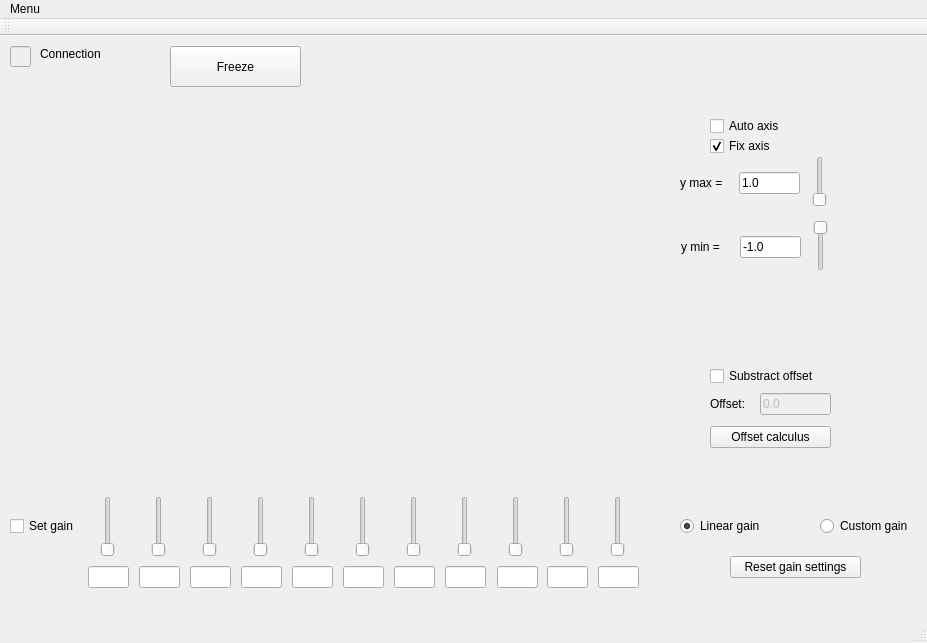
<?xml version="1.0" encoding="UTF-8"?>
<ui version="4.0">
 <class>MainWindow</class>
 <widget class="QMainWindow" name="MainWindow">
  <property name="geometry">
   <rect>
    <x>0</x>
    <y>0</y>
    <width>927</width>
    <height>643</height>
   </rect>
  </property>
  <property name="windowTitle">
   <string>MainWindow</string>
  </property>
  <widget class="QWidget" name="centralWidget">
   <widget class="QLineEdit" name="ColorBox">
    <property name="enabled">
     <bool>false</bool>
    </property>
    <property name="geometry">
     <rect>
      <x>10</x>
      <y>10</y>
      <width>21</width>
      <height>21</height>
     </rect>
    </property>
   </widget>
   <widget class="QLabel" name="Label_connection">
    <property name="geometry">
     <rect>
      <x>40</x>
      <y>10</y>
      <width>111</width>
      <height>16</height>
     </rect>
    </property>
    <property name="text">
     <string>Connection</string>
    </property>
   </widget>
   <widget class="QCustomPlot" name="customPlot" native="true">
    <property name="geometry">
     <rect>
      <x>50</x>
      <y>80</y>
      <width>581</width>
      <height>221</height>
     </rect>
    </property>
   </widget>
   <widget class="QCustomPlot" name="gain_plot" native="true">
    <property name="geometry">
     <rect>
      <x>50</x>
      <y>330</y>
      <width>581</width>
      <height>121</height>
     </rect>
    </property>
   </widget>
   <widget class="QSlider" name="G1">
    <property name="geometry">
     <rect>
      <x>100</x>
      <y>460</y>
      <width>16</width>
      <height>61</height>
     </rect>
    </property>
    <property name="orientation">
     <enum>Qt::Vertical</enum>
    </property>
   </widget>
   <widget class="QSlider" name="G2">
    <property name="geometry">
     <rect>
      <x>151</x>
      <y>460</y>
      <width>16</width>
      <height>61</height>
     </rect>
    </property>
    <property name="orientation">
     <enum>Qt::Vertical</enum>
    </property>
   </widget>
   <widget class="QSlider" name="G3">
    <property name="geometry">
     <rect>
      <x>202</x>
      <y>460</y>
      <width>16</width>
      <height>61</height>
     </rect>
    </property>
    <property name="orientation">
     <enum>Qt::Vertical</enum>
    </property>
   </widget>
   <widget class="QSlider" name="G4">
    <property name="geometry">
     <rect>
      <x>253</x>
      <y>460</y>
      <width>16</width>
      <height>61</height>
     </rect>
    </property>
    <property name="orientation">
     <enum>Qt::Vertical</enum>
    </property>
   </widget>
   <widget class="QSlider" name="G5">
    <property name="geometry">
     <rect>
      <x>304</x>
      <y>460</y>
      <width>16</width>
      <height>61</height>
     </rect>
    </property>
    <property name="orientation">
     <enum>Qt::Vertical</enum>
    </property>
   </widget>
   <widget class="QSlider" name="G6">
    <property name="geometry">
     <rect>
      <x>355</x>
      <y>460</y>
      <width>16</width>
      <height>61</height>
     </rect>
    </property>
    <property name="orientation">
     <enum>Qt::Vertical</enum>
    </property>
   </widget>
   <widget class="QSlider" name="G7">
    <property name="geometry">
     <rect>
      <x>406</x>
      <y>460</y>
      <width>16</width>
      <height>61</height>
     </rect>
    </property>
    <property name="orientation">
     <enum>Qt::Vertical</enum>
    </property>
   </widget>
   <widget class="QSlider" name="G8">
    <property name="geometry">
     <rect>
      <x>457</x>
      <y>460</y>
      <width>16</width>
      <height>61</height>
     </rect>
    </property>
    <property name="orientation">
     <enum>Qt::Vertical</enum>
    </property>
   </widget>
   <widget class="QSlider" name="G9">
    <property name="geometry">
     <rect>
      <x>508</x>
      <y>460</y>
      <width>16</width>
      <height>61</height>
     </rect>
    </property>
    <property name="orientation">
     <enum>Qt::Vertical</enum>
    </property>
   </widget>
   <widget class="QSlider" name="G10">
    <property name="geometry">
     <rect>
      <x>559</x>
      <y>460</y>
      <width>16</width>
      <height>61</height>
     </rect>
    </property>
    <property name="orientation">
     <enum>Qt::Vertical</enum>
    </property>
   </widget>
   <widget class="QSlider" name="G11">
    <property name="geometry">
     <rect>
      <x>610</x>
      <y>460</y>
      <width>16</width>
      <height>61</height>
     </rect>
    </property>
    <property name="orientation">
     <enum>Qt::Vertical</enum>
    </property>
   </widget>
   <widget class="QRadioButton" name="radio_linear_gain">
    <property name="geometry">
     <rect>
      <x>680</x>
      <y>480</y>
      <width>100</width>
      <height>20</height>
     </rect>
    </property>
    <property name="text">
     <string>Linear gain</string>
    </property>
    <property name="checked">
     <bool>true</bool>
    </property>
   </widget>
   <widget class="QRadioButton" name="radio_custom_gain">
    <property name="geometry">
     <rect>
      <x>820</x>
      <y>480</y>
      <width>100</width>
      <height>20</height>
     </rect>
    </property>
    <property name="text">
     <string>Custom gain</string>
    </property>
    <property name="checked">
     <bool>false</bool>
    </property>
   </widget>
   <widget class="QLineEdit" name="GT1">
    <property name="geometry">
     <rect>
      <x>88</x>
      <y>530</y>
      <width>41</width>
      <height>22</height>
     </rect>
    </property>
    <property name="text">
     <string/>
    </property>
   </widget>
   <widget class="QLineEdit" name="GT2">
    <property name="geometry">
     <rect>
      <x>139</x>
      <y>530</y>
      <width>41</width>
      <height>22</height>
     </rect>
    </property>
    <property name="text">
     <string/>
    </property>
   </widget>
   <widget class="QLineEdit" name="GT3">
    <property name="geometry">
     <rect>
      <x>190</x>
      <y>530</y>
      <width>41</width>
      <height>22</height>
     </rect>
    </property>
    <property name="text">
     <string/>
    </property>
   </widget>
   <widget class="QLineEdit" name="GT4">
    <property name="geometry">
     <rect>
      <x>241</x>
      <y>530</y>
      <width>41</width>
      <height>22</height>
     </rect>
    </property>
    <property name="text">
     <string/>
    </property>
   </widget>
   <widget class="QLineEdit" name="GT5">
    <property name="geometry">
     <rect>
      <x>292</x>
      <y>530</y>
      <width>41</width>
      <height>22</height>
     </rect>
    </property>
    <property name="text">
     <string/>
    </property>
   </widget>
   <widget class="QLineEdit" name="GT6">
    <property name="geometry">
     <rect>
      <x>343</x>
      <y>530</y>
      <width>41</width>
      <height>22</height>
     </rect>
    </property>
    <property name="text">
     <string/>
    </property>
   </widget>
   <widget class="QLineEdit" name="GT7">
    <property name="geometry">
     <rect>
      <x>394</x>
      <y>530</y>
      <width>41</width>
      <height>22</height>
     </rect>
    </property>
    <property name="text">
     <string/>
    </property>
   </widget>
   <widget class="QLineEdit" name="GT8">
    <property name="geometry">
     <rect>
      <x>445</x>
      <y>530</y>
      <width>41</width>
      <height>22</height>
     </rect>
    </property>
    <property name="text">
     <string/>
    </property>
   </widget>
   <widget class="QLineEdit" name="GT9">
    <property name="geometry">
     <rect>
      <x>497</x>
      <y>530</y>
      <width>41</width>
      <height>22</height>
     </rect>
    </property>
    <property name="text">
     <string/>
    </property>
   </widget>
   <widget class="QLineEdit" name="GT10">
    <property name="geometry">
     <rect>
      <x>547</x>
      <y>530</y>
      <width>41</width>
      <height>22</height>
     </rect>
    </property>
    <property name="text">
     <string/>
    </property>
   </widget>
   <widget class="QLineEdit" name="GT11">
    <property name="geometry">
     <rect>
      <x>598</x>
      <y>530</y>
      <width>41</width>
      <height>22</height>
     </rect>
    </property>
    <property name="text">
     <string/>
    </property>
   </widget>
   <widget class="QPushButton" name="pushButton">
    <property name="geometry">
     <rect>
      <x>730</x>
      <y>520</y>
      <width>131</width>
      <height>22</height>
     </rect>
    </property>
    <property name="text">
     <string>Reset gain settings</string>
    </property>
   </widget>
   <widget class="QCheckBox" name="checkBox_set_gain">
    <property name="geometry">
     <rect>
      <x>10</x>
      <y>480</y>
      <width>85</width>
      <height>20</height>
     </rect>
    </property>
    <property name="text">
     <string>Set gain</string>
    </property>
   </widget>
   <widget class="QCheckBox" name="checkBox_substract_offset">
    <property name="geometry">
     <rect>
      <x>710</x>
      <y>330</y>
      <width>121</width>
      <height>20</height>
     </rect>
    </property>
    <property name="text">
     <string>Substract offset</string>
    </property>
   </widget>
   <widget class="QLabel" name="label_offset">
    <property name="geometry">
     <rect>
      <x>710</x>
      <y>360</y>
      <width>41</width>
      <height>16</height>
     </rect>
    </property>
    <property name="text">
     <string>Offset:</string>
    </property>
   </widget>
   <widget class="QLineEdit" name="lineEdit_offset">
    <property name="enabled">
     <bool>false</bool>
    </property>
    <property name="geometry">
     <rect>
      <x>760</x>
      <y>357</y>
      <width>71</width>
      <height>22</height>
     </rect>
    </property>
    <property name="text">
     <string>0.0</string>
    </property>
   </widget>
   <widget class="QPushButton" name="pushButton_offset">
    <property name="geometry">
     <rect>
      <x>710</x>
      <y>390</y>
      <width>121</width>
      <height>22</height>
     </rect>
    </property>
    <property name="text">
     <string>Offset calculus</string>
    </property>
   </widget>
   <widget class="QPushButton" name="pushButton_freeze">
    <property name="geometry">
     <rect>
      <x>170</x>
      <y>10</y>
      <width>131</width>
      <height>41</height>
     </rect>
    </property>
    <property name="text">
     <string>Freeze</string>
    </property>
   </widget>
   <widget class="QCheckBox" name="checkBox_auto">
    <property name="geometry">
     <rect>
      <x>710</x>
      <y>80</y>
      <width>85</width>
      <height>20</height>
     </rect>
    </property>
    <property name="text">
     <string>Auto axis</string>
    </property>
   </widget>
   <widget class="QCheckBox" name="checkBox_fix">
    <property name="geometry">
     <rect>
      <x>710</x>
      <y>100</y>
      <width>85</width>
      <height>20</height>
     </rect>
    </property>
    <property name="text">
     <string>Fix axis</string>
    </property>
    <property name="checked">
     <bool>true</bool>
    </property>
   </widget>
   <widget class="QLabel" name="label_ymax">
    <property name="geometry">
     <rect>
      <x>680</x>
      <y>140</y>
      <width>59</width>
      <height>14</height>
     </rect>
    </property>
    <property name="text">
     <string>y max =</string>
    </property>
   </widget>
   <widget class="QLineEdit" name="lineEdit_ymax">
    <property name="geometry">
     <rect>
      <x>739</x>
      <y>136</y>
      <width>61</width>
      <height>22</height>
     </rect>
    </property>
    <property name="text">
     <string>1.0</string>
    </property>
    <property name="maxLength">
     <number>6</number>
    </property>
   </widget>
   <widget class="QSlider" name="verticalSlider_ymax">
    <property name="geometry">
     <rect>
      <x>810</x>
      <y>120</y>
      <width>20</width>
      <height>51</height>
     </rect>
    </property>
    <property name="orientation">
     <enum>Qt::Vertical</enum>
    </property>
   </widget>
   <widget class="QSlider" name="verticalSlider_ymin">
    <property name="geometry">
     <rect>
      <x>811</x>
      <y>184</y>
      <width>20</width>
      <height>51</height>
     </rect>
    </property>
    <property name="orientation">
     <enum>Qt::Vertical</enum>
    </property>
    <property name="invertedAppearance">
     <bool>true</bool>
    </property>
    <property name="invertedControls">
     <bool>true</bool>
    </property>
   </widget>
   <widget class="QLabel" name="label_ymin">
    <property name="geometry">
     <rect>
      <x>681</x>
      <y>204</y>
      <width>59</width>
      <height>14</height>
     </rect>
    </property>
    <property name="text">
     <string>y min =</string>
    </property>
   </widget>
   <widget class="QLineEdit" name="lineEdit_ymin">
    <property name="geometry">
     <rect>
      <x>740</x>
      <y>200</y>
      <width>61</width>
      <height>22</height>
     </rect>
    </property>
    <property name="text">
     <string>-1.0</string>
    </property>
    <property name="maxLength">
     <number>6</number>
    </property>
   </widget>
  </widget>
  <widget class="QMenuBar" name="menuBar">
   <property name="geometry">
    <rect>
     <x>0</x>
     <y>0</y>
     <width>927</width>
     <height>19</height>
    </rect>
   </property>
   <widget class="QMenu" name="menuMenu">
    <property name="title">
     <string>Menu</string>
    </property>
    <addaction name="actionTCP_parameters"/>
    <addaction name="actionSettings_of_the_image"/>
   </widget>
   <addaction name="menuMenu"/>
  </widget>
  <widget class="QToolBar" name="mainToolBar">
   <attribute name="toolBarArea">
    <enum>TopToolBarArea</enum>
   </attribute>
   <attribute name="toolBarBreak">
    <bool>false</bool>
   </attribute>
  </widget>
  <widget class="QStatusBar" name="statusBar"/>
  <action name="actionTCP_parameters">
   <property name="text">
    <string>TCP parameters</string>
   </property>
  </action>
  <action name="actionSettings_of_the_image">
   <property name="text">
    <string>Settings of the image</string>
   </property>
  </action>
 </widget>
 <layoutdefault spacing="6" margin="11"/>
 <customwidgets>
  <customwidget>
   <class>QCustomPlot</class>
   <extends>QWidget</extends>
   <header>qcustomplot.h</header>
   <container>1</container>
  </customwidget>
 </customwidgets>
 <resources/>
 <connections/>
 <slots>
  <slot>indent()</slot>
 </slots>
</ui>
